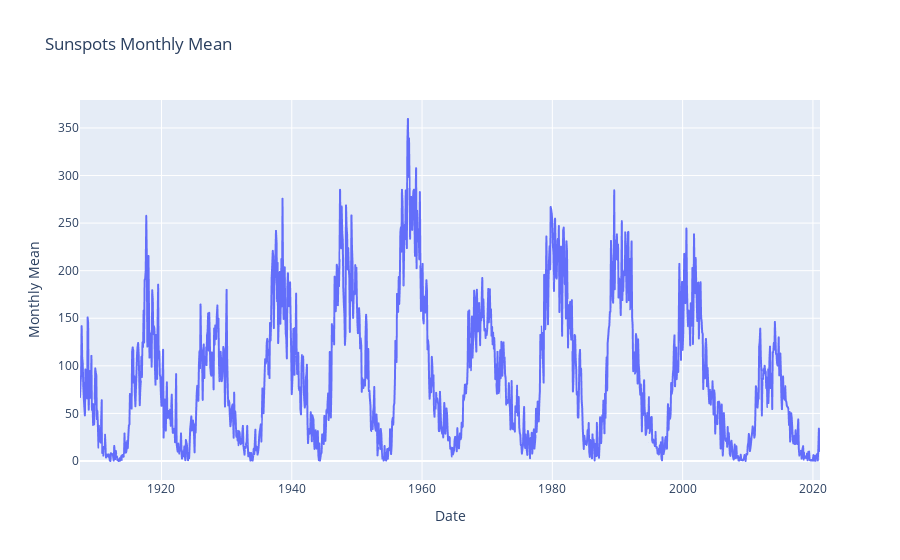

This figure's notebook cell:
### Code cell
plot = px.line(sunspots_dataset, x='Date', y='Monthly Mean', title='Sunspots Monthly Mean')
plot.show()

### Figure 1 — Plotly figure (JSON) as saved in the notebook; plotly's stock layout.template omitted (floating-point values rounded to 4 significant figures; data arrays with more than 128 entries replaced by an {"elided": "..."} marker saying what was removed)
{"data": [{"hovertemplate": "Date=%{x}<br>Monthly Mean=%{y}<extra></extra>", "legendgroup": "", "line": {"color": "#636efa", "dash": "solid"}, "marker": {"symbol": "circle"}, "mode": "lines", "name": "", "showlegend": false, "type": "scattergl", "x": {"elided": "1364 str values"}, "xaxis": "x", "y": {"elided": "1364 float values"}, "yaxis": "y"}], "layout": {"autosize": true, "legend": {"tracegroupgap": 0}, "title": {"text": "Sunspots Monthly Mean"}, "xaxis": {"anchor": "y", "autorange": true, "domain": [0, 1], "range": ["1907-06-30", "2021-01-31"], "title": {"text": "Date"}, "type": "date"}, "yaxis": {"anchor": "x", "autorange": true, "domain": [0, 1], "range": [-19.97, 379.4], "title": {"text": "Monthly Mean"}, "type": "linear"}}}
